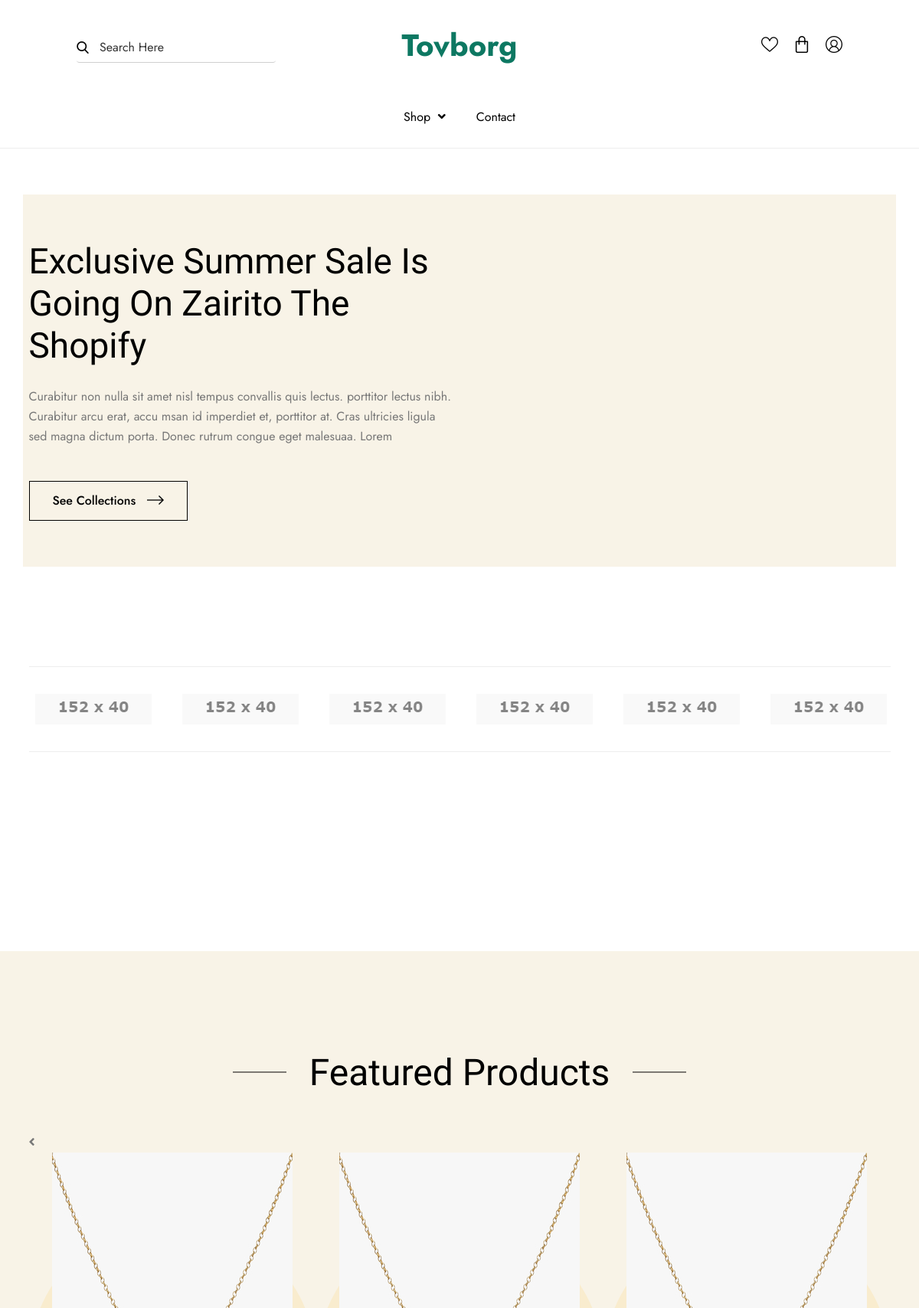
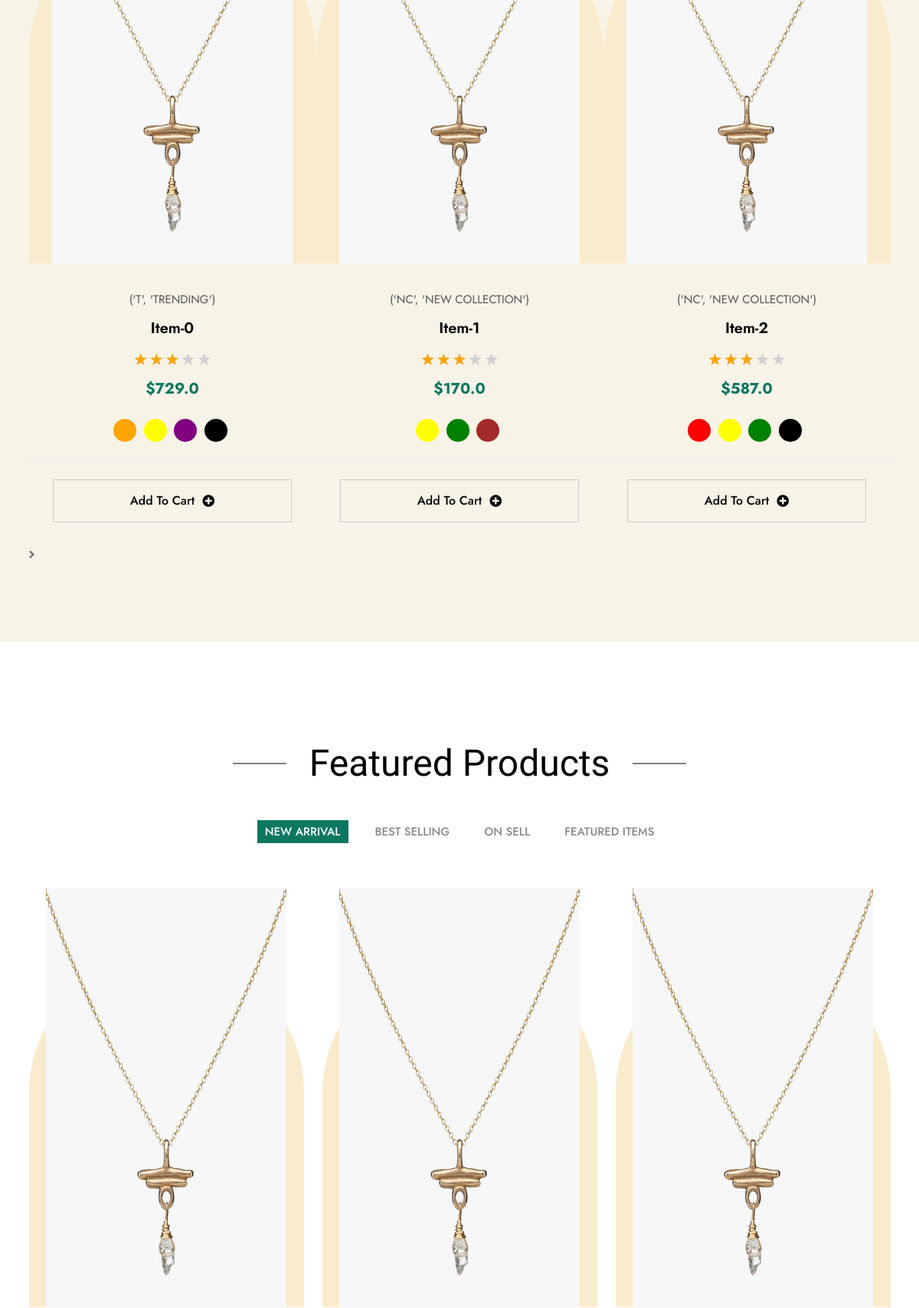
The page / (upper part) on the database its author committed (2 pictures, top to bottom).
### core/models.py (models this page shows, shortened)
class Item(models.Model):
    name = models.CharField(
        max_length=70,
        verbose_name='Product Name'
    )
    price = models.FloatField(
        verbose_name='Price'
    )
    sizes = models.ManyToManyField(Size, blank=True)
    discount_price = models.FloatField(blank=True, null=True)
    category = models.ManyToManyField(Category)
    label = models.CharField(choices=LABEL_CHOICES, max_length=4)
    home_page_image = models.ImageField(
        upload_to='uploads/', blank=True, null=True)
    shop_grid_image = models.ImageField(
        upload_to='uploads/', blank=True, null=True)
    slug = models.SlugField()
    description = models.TextField(
        max_length=190,
        verbose_name='Description'
    )
    featured = models.BooleanField(default=False)
    times_ordered = models.IntegerField(default=1)
    featured_products = models.CharField(
        choices=FEATURED_PRODUCTS_CHOICES, max_length=10, null=True, blank=True)
    date_added = models.DateTimeField(auto_now_add=True)
    color = models.ManyToManyField(Color)
    def get_ajax_add_to_cart_url(self):
        return reverse("core:ajax-add-cart-item", kwargs={'slug': self.slug})
    def get_absolute_url(self):
        return reverse("core:product-page", kwargs={'slug': self.slug})
    def get_add_to_wishlist_url(self):
        return reverse("core:add-to-wishlist", kwargs={'slug': self.slug})

class Color(models.Model):
    name = models.CharField(max_length=50)
    code = models.CharField(max_length=50)

### core/views.py (the view, shortened to what this page needs)
# urls.py: path('', HomeView.as_view(), name='home-page'),
class HomeView(View):
    def get(self, *args, **kwargs):
        try:
            host = self.request.get_host()
            featured_products = Item.objects.filter(
                featured=True
            )
            new_arrival = Item.objects.filter(
                featured_products='NA'
            )
            best_selling = Item.objects.filter(
                featured_products='BS'
            )
            on_sale = Item.objects.filter(
                featured_products='OS'
            )
            context = {
                'featured': featured_products,
                'new_arrival': new_arrival,
                'best_selling': best_selling,
                'on_sale': on_sale,
                'host': host,
            }
            return render(self.request, 'updated-home-page.html', context)
        except ObjectDoesNotExist:
            return render(self.request, 'updated-home-page.html')

### core/templatetags/cart_template_tags.py (called while the page is built)
@register.filter(name='isEmpty')
def isEmpty(products):
    if products:
        if len(products) == 0:
            return True
        else:
            return False
    else:
        return True

### templates/updated-home-page.html (shortened to what this page needs)
{% extends 'base.html' %}
{% load static %}
{% block content %}
{% load cart_template_tags %}
<div class="hero-section-v2">
    <div class="hero-section-wrap">
        <div class="signle-banner">
            <div class="container">
                <div class="row align-items-center">
                    <div class="col-lg-6 col-md-6 col-7">
                        <div class="hero-content">
                            <h1 class="hero-title">Exclusive Summer Sale is Going On zairito The Shopify </h1>
                            <p class="hero-text">Curabitur non nulla sit amet nisl tempus convallis quis lectus. porttitor lectus
                                nibh. Curabitur arcu erat, accu msan id imperdiet et, porttitor at. Cras ultricies ligula sed magna dictum porta. Donec rutrum congue eget malesuaa. Lorem </p>
                            <div class="hero-btn">
                                <a href="{% url 'core:shop-grid' %}" class="secondary-btn">See Collections <i class="iocn flaticon-right-arrow"></i></a>
                            </div>
                        </div>
                    </div>
                </div>
            </div>
        </div>
    </div>
</div>
<div class="brads-area-v2 section-top">
    <div class="container">
        <div class="brads-wrap">
            <div class="brads-slide">
                <div class="sigle-brad">
                    <img src="{% static 'assets/images/treva.png' %} " alt="brad image" />
                </div>
                <div class="sigle-brad">
                    <img src="{% static 'assets/images/zoo-tv.png' %}" alt="brad image" />
                </div>
                <div class="sigle-brad">
                    <img src="{% static 'assets/images/circle.png' %} " alt="brad image" />
                </div>
                <div class="sigle-brad">
                    <img src="{% static 'assets/images/code-lab.png' %} " alt="brad image" />
                </div>
                <div class="sigle-brad">
                    <img src="{% static 'assets/images/hex-lab.png' %} " alt="brad image" />
                </div>
                <div class="sigle-brad">
                    <img src="{% static 'assets/images/kanba.png' %} " alt="brad image" />
                </div>
            </div>
        </div>
    </div>
</div>
<div class="popular-categories-area-v2 section">
</div>
{% if featured %}
<div class="featured-products-area-v2 section-bg-two section-top pb-100 tab-content" id="FeaturedProductsTabContent">
    <div class="container">
        <div class="section-header-two text-center">
            <h2 class="section-title">Featured Products</h2>
        </div>
        <div class="tab-pane fade show active">
            <div class="recommend-product-slide">
                {% for product in featured %}
                <div class="single-grid-product-v2">
                    <div class="product-top">
                        {% if product.home_page_image %}
                        <a href="{{ product.get_absolute_url }}"><img class="product-thumbnal" src="{{product.home_page_image.url}}" alt="product" /></a>
                        {% else %}
                        <a href="{{ product.get_absolute_url }}"><img class="product-thumbnal" src="{% static 'assets/images/home-two-product-image-4.png' %} " alt="product" /></a>
                        {% endif %}
                        <ul class="prdouct-btn-wrapper">
                        </ul>
                    </div>
                    <div class="product-info text-center">
                        <h4 class="product-catagory">{{ product.get_label_display }}</h4>
                        <h3 class="product-name"><a class="product-link" href="single-product-v2.html">{{ product.name }}</a></h3>
                        <ul class="product-review">
                            <li class="review-item active"><i class="flaticon-star"></i></li>
                            <li class="review-item active"><i class="flaticon-star"></i></li>
                            <li class="review-item active"><i class="flaticon-star"></i></li>
                            <li class="review-item"><i class="flaticon-star"></i></li>
                            <li class="review-item"><i class="flaticon-star"></i></li>
                        </ul>
                        <div class="product-price">
                            {% if product.discount_price %}
                            <span class="regular-price">${{ product.price }}</span>
                            <span class="price">${{ product.discount_price }}</span>
                            {% else %}
                            <span class="price">${{ product.price }}</span>
                            {% endif %}
                        </div>
                        <div class="variable-single-item color-switch">
                            <div class="product-variable-color">
                                {% for color in product.color.all %}
                                    <label>
                                        <span class="product-color-tomato" style="background: {{ color.code }} !important;"></span>
                                    </label>
                                {% endfor %}
                            </div>
                        </div>
                        <a href="javascript:void(0)" onclick="AjaxAddToCart(event, '{{ product.get_ajax_add_to_cart_url }}', '{{ product.slug }}'); console.log('Add-to-cart Clicked')" title="Add to cart" class="add-cart">Add To Cart <i class="icon fas fa-plus-circle"></i></a>
                    </div>
                </div>
                {% endfor %}
            </div>
        </div>
    </div>
</div>
{% endif %}
<div class="recommend-product-area section">
    <div class="container">
        <div class="section-header-two text-center">
            <h2 class="section-title">Featured Products</h2>
            <div class="secendary-tabs mt-40 ">
                <ul class="nav nav-tabs" id="FeaturedProductsTab" role="tablist">
                    <li class="nav-item" role="presentation">
                      <button class="nav-link active" id="NEWARRIVAL-tab" data-bs-toggle="tab" data-bs-target="#NEWARRIVAL" type="button" role="tab" aria-controls="NEWARRIVAL" aria-selected="true">NEW ARRIVAL</button>
                    </li>
                    {% if best_selling %}
                    <li class="nav-item" role="presentation">
                      <button class="nav-link" id="BESTSELLING-tab" data-bs-toggle="tab" data-bs-target="#BESTSELLING" type="button" role="tab" aria-controls="BESTSELLING" aria-selected="false">BEST SELLING</button>
                    </li>
                    {% endif %}
                    {% if on_sale %}
                    <li class="nav-item" role="presentation">
                      <button class="nav-link" id="ONSELL-tab" data-bs-toggle="tab" data-bs-target="#ONSELL" type="button" role="tab" aria-controls="ONSELL" aria-selected="false">ON SELL</button>
                    </li>
                    {% endif %}
                    <li class="nav-item" role="presentation">
                      <button class="nav-link" id="FEATUREDITEMS-tab" data-bs-toggle="tab" data-bs-target="#FEATUREDITEMS" type="button" role="tab" aria-controls="FEATUREDITEMS" aria-selected="false">FEATURED ITEMS</button>
                    </li>
                </ul>
            </div>
        </div>
        <div class="tab-content" id="FeaturedProductsTabContent">
            {% if new_arrival %}
            <div class="tab-pane fade show active" id="NEWARRIVAL" role="tabpanel" aria-labelledby="NEWARRIVAL-tab">
                <div class="recommend-product-slide">
                    {% for product in new_arrival %}
                    <div class="single-grid-product-v2">
                        <div class="product-top">
                            {% if product.home_page_image %}
                            <a href="{{ product.get_absolute_url }}"><img class="product-thumbnal" src="{{product.home_page_image.url}}" alt="product" /></a>
                            {% else %}
                            <a href="{{ product.get_absolute_url }}"><img class="product-thumbnal" src="{% static 'assets/images/home-two-product-image-4.png' %} " alt="product" /></a>
                            {% endif %}
                            <ul class="prdouct-btn-wrapper">
                            </ul>
                        </div>
                    </div>
                    {% endfor %}
                </div>
            </div>
            {% endif %}
        </div>
    </div>
</div>
{% endblock content %}

### rows shown on the page
Item: home_page_image (picture), label "('T', 'TRENDING')", name "Item-0", price "729.0"
Item: home_page_image (picture), label "('NC', 'NEW COLLECTION')", name "Item-1", price "170.0"
Item: home_page_image (picture), label "('NC', 'NEW COLLECTION')", name "Item-2", price "587.0"
Item: home_page_image (picture)
Item: home_page_image (picture)
Item: home_page_image (picture)
